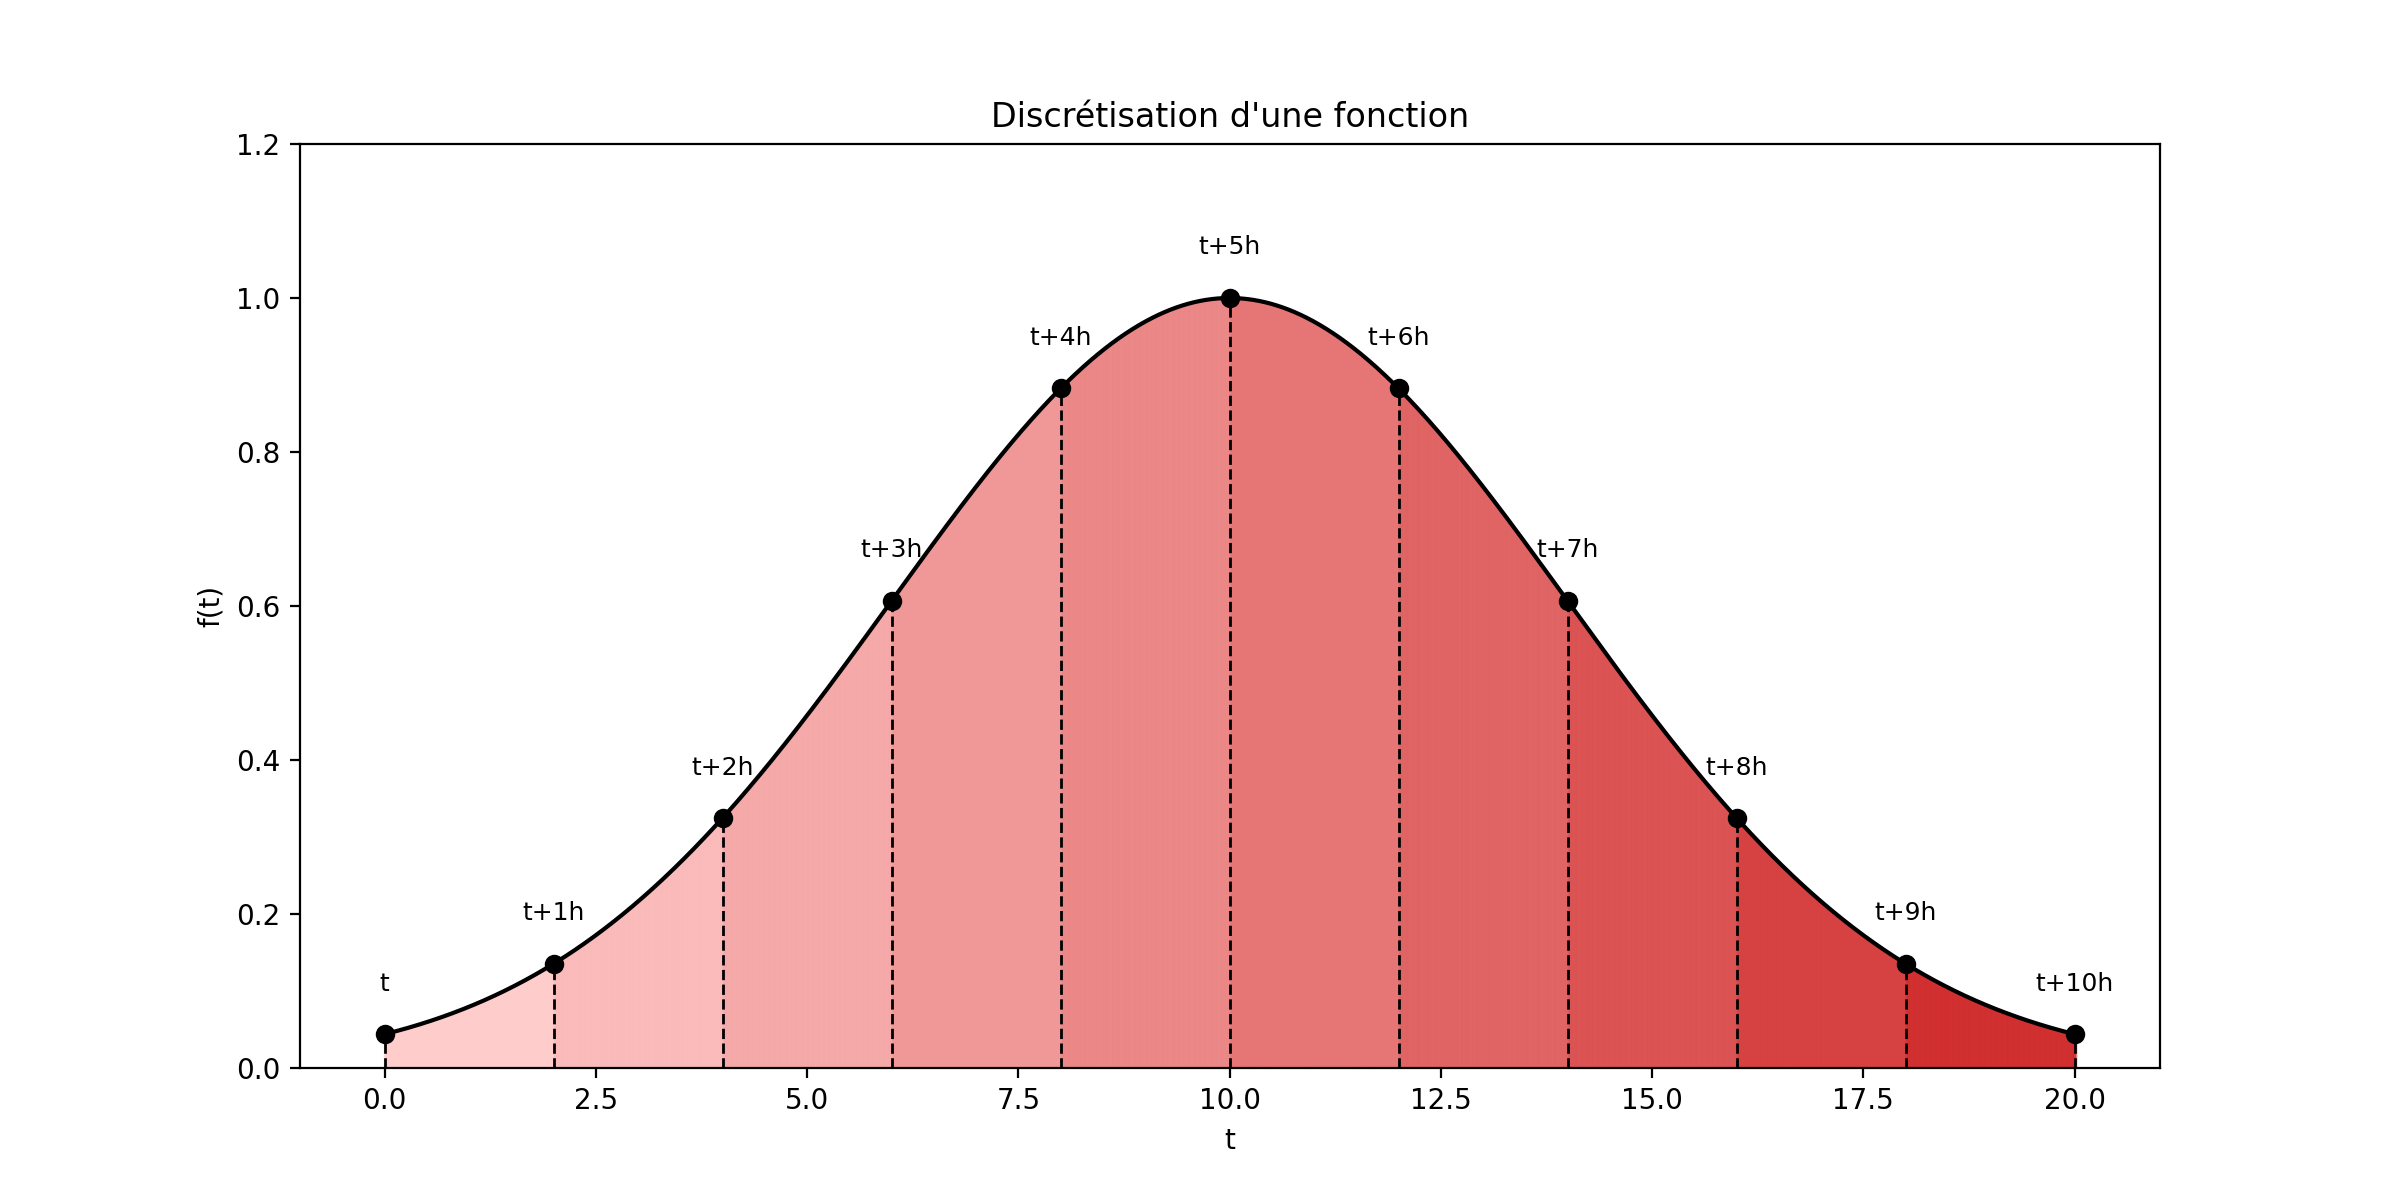

Write the Python code that produced this figure.
import numpy as np
import matplotlib.pyplot as plt

# Définir la fonction à discrétiser
def f(t):
    A = 1.0      # amplitude
    mu = 10.0     # moyenne
    sigma = 4.0  # écart-type
    return A * np.exp(-((t - mu)**2) / (2 * sigma**2))
# Paramètres de discrétisation
t_min = 0
t_max = 20
dt = 2.

# Vecteur de temps discrétisé
t_values = np.arange(t_min, t_max + 0.01, 0.01)
f_values = f(t_values)

t_points = np.arange(t_min, t_max + dt, dt)
f_points = f(t_points)

plt.figure(figsize=(12, 6))  # Largeur:Hauteur = 2:1


# Coloration des zones sous la courbe avec intensité croissante
n = len(t_values) - 1
m = len(t_points) - 1
for i in range(n):
    t0, t1 = t_values[i], t_values[i+1]
    f0, f1 = f_values[i], f_values[i+1]
    
    # Zone à remplir (trapèze ou rectangle)
    t_fill = [t0, t1]
    f_fill = [f0, f1]

    # Calcul d'une intensité de rouge croissante
    progression = i / n
    red_intensity = int(progression * m) / m  # va de 0.1 à 1.0
    
    plt.fill_between(t_fill, [0, 0], f_fill, color=(1 - red_intensity * 0.2, 0.8-red_intensity*0.7, 0.8-red_intensity*0.7), alpha=0.5)

for i, (t, f) in enumerate(zip(t_points, f_points)):
    label = "t" if i == 0 else f"t+{i}h"
    plt.text(t, f + 0.05, label, ha='center', va='bottom', fontsize=9, color='black')

# Tracé de la courbe
plt.plot(t_values, f_values, color='black', label='')

# Traits verticaux
plt.vlines(t_points, 0, f_points, colors=(0,0,0), linestyles='dashed', linewidth=1)
plt.scatter(t_points, f_points, color=(0,0,0), label='')
axes = plt.gca()
axes.set_ylim([0,1.2])

# Mise en forme
plt.xlabel('t')
plt.ylabel('f(t)')
plt.title('Discrétisation d\'une fonction')
plt.grid(False)
plt.savefig('01_discretize_function.png', dpi=200)
plt.show()
